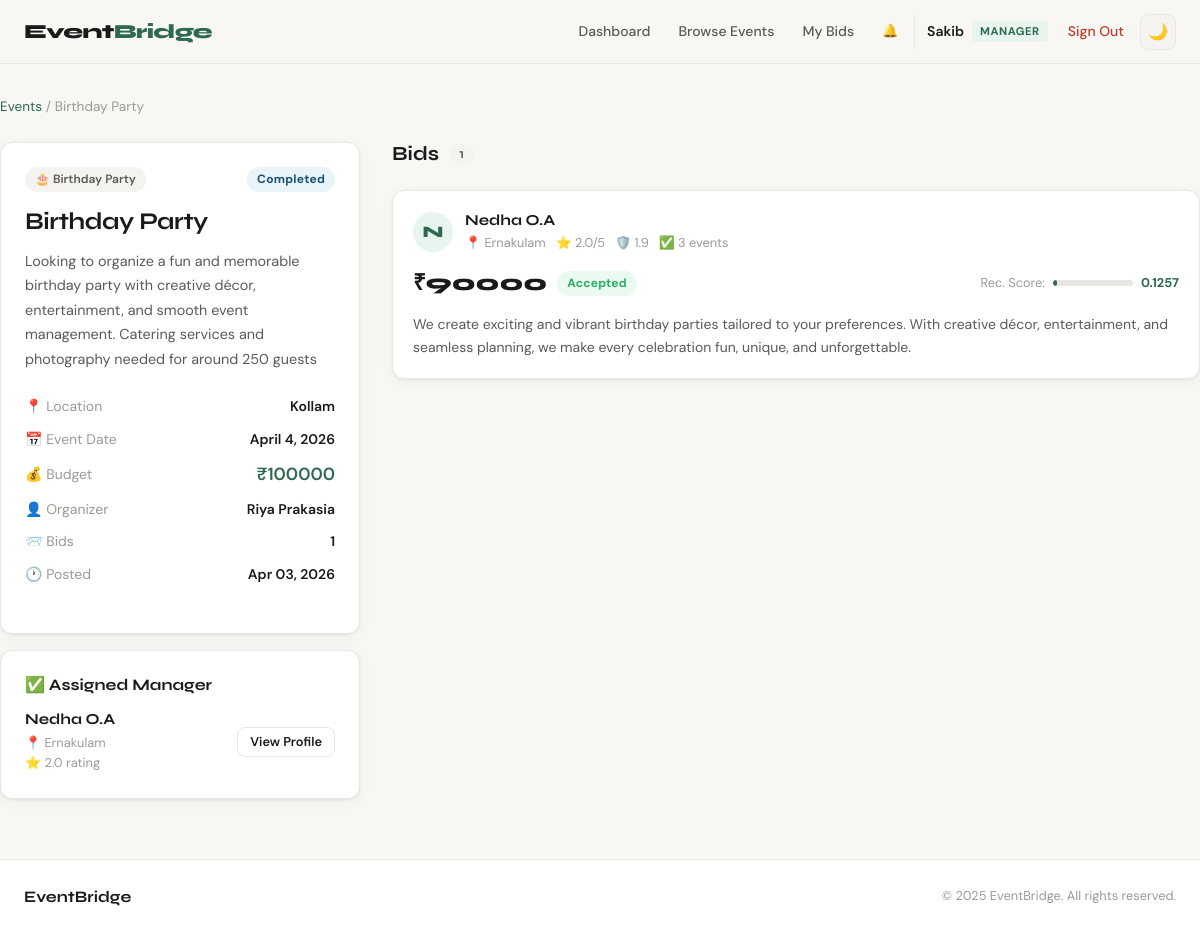
Page /events/5/ (signed in) on the committed database.
### apps/users/models.py (models this page shows, shortened)
class CustomUser(AbstractUser):
    ROLE_CHOICES = [
        ('admin', 'Admin'),
        ('customer', 'Customer'),
        ('manager', 'Manager'),
    ]
    role = models.CharField(max_length=20, choices=ROLE_CHOICES, default='customer')
    phone = models.CharField(max_length=20, blank=True)
    city = models.CharField(max_length=100, blank=True)
    def is_customer(self):
        return self.role == 'customer'

class ManagerProfile(models.Model):
    user = models.OneToOneField(
        CustomUser, on_delete=models.CASCADE, related_name='manager_profile'
    )
    bio = models.TextField(blank=True)
    services_offered = models.TextField(help_text="Comma-separated list of services")
    price_min = models.DecimalField(max_digits=10, decimal_places=2, default=0)
    price_max = models.DecimalField(max_digits=10, decimal_places=2, default=0)
    location = models.CharField(max_length=200)
    experience_years = models.PositiveIntegerField(default=0)
    completed_events = models.PositiveIntegerField(default=0)
    cancelled_events = models.PositiveIntegerField(default=0)
    average_rating = models.DecimalField(max_digits=3, decimal_places=2, default=0.00)
    trust_score = models.DecimalField(max_digits=5, decimal_places=2, default=0.00)
    is_available = models.BooleanField(default=True)
    created_at = models.DateTimeField(auto_now_add=True)
    updated_at = models.DateTimeField(auto_now=True)

### apps/events/models.py (models this page shows, shortened)
class Event(models.Model):
    STATUS_CHOICES = [
        ('open', 'Open for Bids'),
        ('in_review', 'Reviewing Bids'),
        ('assigned', 'Manager Assigned'),
        ('in_progress', 'In Progress'),
        ('completed', 'Completed'),
        ('cancelled', 'Cancelled'),
    ]
    organizer = models.ForeignKey(
        settings.AUTH_USER_MODEL,
        on_delete=models.CASCADE,
        related_name='organized_events'
    )
    title = models.CharField(max_length=200)
    description = models.TextField()
    category = models.ForeignKey(Category, on_delete=models.SET_NULL, null=True, related_name='events')
    budget = models.DecimalField(max_digits=10, decimal_places=2)
    location = models.CharField(max_length=200)
    event_date = models.DateField()
    status = models.CharField(max_length=20, choices=STATUS_CHOICES, default='open')
    assigned_manager = models.ForeignKey(
        settings.AUTH_USER_MODEL,
        on_delete=models.SET_NULL,
        null=True, blank=True,
        related_name='assigned_events'
    )
    created_at = models.DateTimeField(auto_now_add=True)
    updated_at = models.DateTimeField(auto_now=True)
    class Meta:
        ordering = ['-created_at']
    def get_bid_count(self):
        return self.bids.count()
    def get_best_bid(self):
        bids = self.bids.filter(status='pending').select_related('manager__manager_profile')
        best_bid = None
        best_score = -1
        for bid in bids:
            score = bid.calculate_recommendation_score()
            if score > best_score:
                best_score = score
                best_bid = bid
        return best_bid

class Category(models.Model):
    name = models.CharField(max_length=100, unique=True)
    description = models.TextField(blank=True)
    icon = models.CharField(max_length=50, default='🎉')
    created_at = models.DateTimeField(auto_now_add=True)
    class Meta:
        verbose_name_plural = "Categories"

### apps/bidding/models.py (models this page shows, shortened)
class Bid(models.Model):
    STATUS_CHOICES = [
        ('pending', 'Pending'),
        ('accepted', 'Accepted'),
        ('rejected', 'Rejected'),
        ('withdrawn', 'Withdrawn'),
    ]
    event = models.ForeignKey(
        'events.Event',
        on_delete=models.CASCADE,
        related_name='bids'
    )
    manager = models.ForeignKey(
        settings.AUTH_USER_MODEL,
        on_delete=models.CASCADE,
        related_name='placed_bids'
    )
    price = models.DecimalField(max_digits=10, decimal_places=2)
    proposal = models.TextField()
    status = models.CharField(max_length=20, choices=STATUS_CHOICES, default='pending')
    recommendation_score = models.DecimalField(max_digits=6, decimal_places=4, default=0)
    created_at = models.DateTimeField(auto_now_add=True)
    updated_at = models.DateTimeField(auto_now=True)
    class Meta:
        unique_together = ('event', 'manager')
        ordering = ['-recommendation_score', 'price']
    def calculate_recommendation_score(self):
        try:
            profile = self.manager.manager_profile
            price = float(self.price) if float(self.price) > 0 else 1.0
            rating = float(profile.average_rating)
            trust = float(profile.trust_score)
            score = (1.0 / price) * 0.4 + (rating / 5.0) * 0.3 + (trust / 100.0) * 0.3
            self.recommendation_score = round(score, 4)
            self.save(update_fields=['recommendation_score'])
            return float(self.recommendation_score)
        except Exception:
            return 0.0

### apps/events/views.py (the view)
# urls.py: path('<int:pk>/', views.event_detail, name='event_detail'),
@login_required
def event_detail(request, pk):
    event = get_object_or_404(Event, pk=pk)
    if request.user.is_customer() and event.organizer != request.user:
        messages.error(request, 'You can only view your own events.')
        return redirect('customer_dashboard')
    bids = event.bids.select_related('manager', 'manager__manager_profile').order_by('-recommendation_score')
    best_bid = event.get_best_bid()
    for bid in bids:
        bid.calculate_recommendation_score()
    bids = event.bids.select_related('manager', 'manager__manager_profile').order_by('-recommendation_score')
    sort_by = request.GET.get('sort', '')
    location_filter = request.GET.get('location', '')
    if sort_by == 'price_low':
        bids = bids.order_by('price')
    elif sort_by == 'price_high':
        bids = bids.order_by('-price')
    elif sort_by == 'rating':
        bids = bids.order_by('-manager__manager_profile__average_rating')
    elif sort_by == 'trust':
        bids = bids.order_by('-manager__manager_profile__trust_score')
    if location_filter:
        bids = bids.filter(manager__manager_profile__location__icontains=location_filter)
    has_reviewed = False
    if request.user.is_customer() and event.status == 'completed':
        from apps.users.models import Review
        has_reviewed = Review.objects.filter(reviewer=request.user, event=event).exists()
    return render(request, 'events/event_detail.html', {
        'event': event,
        'bids': bids,
        'best_bid': best_bid,
        'sort_by': sort_by,
        'location_filter': location_filter,
        'has_reviewed': has_reviewed,
    })

### templates/events/event_detail.html (shortened to what this page needs)
{% extends 'base.html' %}
{% block content %}
<div class="container event-detail-page">
    <div class="breadcrumb">
        {% if request.user.role == 'customer' %}
        <a href="{% url 'my_events' %}">My Events</a> / {{ event.title }}
        {% else %}
        <a href="{% url 'available_events' %}">Events</a> / {{ event.title }}
        {% endif %}
    </div>
    <div class="event-detail-grid">
        <div class="event-info-panel">
            <div class="card event-info-card">
                <div class="card-header">
                    <span class="category-badge">{{ event.category.icon }} {{ event.category.name }}</span>
                    <span class="status-badge status-{{ event.status }}">{{ event.get_status_display }}</span>
                </div>
                <h1 class="event-title">{{ event.title }}</h1>
                <p class="event-description">{{ event.description }}</p>
                <div class="event-meta-list">
                    <div class="meta-item">
                        <span class="meta-label">📍 Location</span>
                        <span class="meta-value">{{ event.location }}</span>
                    </div>
                    <div class="meta-item">
                        <span class="meta-label">📅 Event Date</span>
                        <span class="meta-value">{{ event.event_date }}</span>
                    </div>
                    <div class="meta-item">
                        <span class="meta-label">💰 Budget</span>
                        <span class="meta-value budget-highlight">₹{{ event.budget|floatformat:0 }}</span>
                    </div>
                    <div class="meta-item">
                        <span class="meta-label">👤 Organizer</span>
                        <span class="meta-value">{{ event.organizer.get_full_name|default:event.organizer.username }}</span>
                    </div>
                    <div class="meta-item">
                        <span class="meta-label">📨 Bids</span>
                        <span class="meta-value">{{ event.get_bid_count }}</span>
                    </div>
                    <div class="meta-item">
                        <span class="meta-label">🕐 Posted</span>
                        <span class="meta-value">{{ event.created_at|date:"M d, Y" }}</span>
                    </div>
                </div>
            </div>
            {% if event.assigned_manager %}
            <div class="card assigned-manager-card">
                <h3>✅ Assigned Manager</h3>
                <div class="manager-mini-profile">
                    <div class="manager-info">
                        <h4>{{ event.assigned_manager.get_full_name|default:event.assigned_manager.username }}</h4>
                        {% if event.assigned_manager.manager_profile %}
                        <p>📍 {{ event.assigned_manager.manager_profile.location }}</p>
                        <p>⭐ {{ event.assigned_manager.manager_profile.average_rating|floatformat:1 }} rating</p>
                        {% endif %}
                    </div>
                    <a href="{% url 'manager_profile' event.assigned_manager.pk %}" class="btn btn-sm btn-outline">View Profile</a>
                </div>
            </div>
            {% endif %}
        </div>
        <div class="bids-panel">
            <div class="bids-header">
                <h2>Bids <span class="bid-count-badge">{{ bids.count }}</span></h2>
            </div>
            {% if bids %}
            <div class="bids-list">
                {% for bid in bids %}
                <div class="card bid-card {% if best_bid and bid.pk == best_bid.pk and not sort_by %}bid-recommended{% endif %}">
                    <div class="bid-card-inner">
                        <div class="bid-manager-info">
                            <div class="manager-avatar">{{ bid.manager.username|first|upper }}</div>
                            <div>
                                <h4>
                                    <a href="{% url 'manager_profile' bid.manager.pk %}">
                                        {{ bid.manager.get_full_name|default:bid.manager.username }}
                                    </a>
                                </h4>
                                {% if bid.manager.manager_profile %}
                                <div class="manager-stats-row">
                                    <span>📍 {{ bid.manager.manager_profile.location }}</span>
                                    <span>⭐ {{ bid.manager.manager_profile.average_rating|floatformat:1 }}/5</span>
                                    <span>🛡️ {{ bid.manager.manager_profile.trust_score|floatformat:1 }}</span>
                                    <span>✅ {{ bid.manager.manager_profile.completed_events }} events</span>
                                </div>
                                {% endif %}
                            </div>
                        </div>
                        <div class="bid-details">
                            <div class="bid-price-section">
                                <div class="bid-price">₹{{ bid.price|floatformat:0 }}</div>
                                <span class="status-badge status-{{ bid.status }}">{{ bid.get_status_display }}</span>
                            </div>
                            <div class="bid-score-bar">
                                <span class="score-label">Rec. Score:</span>
                                <div class="score-bar-track">
                                    <div class="score-bar-fill" style="width: {{ bid.recommendation_score|floatformat:4|floatformat:0 }}%"></div>
                                </div>
                                <span class="score-num">{{ bid.recommendation_score|floatformat:4 }}</span>
                            </div>
                        </div>
                        <div class="bid-proposal">
                            <p>{{ bid.proposal|truncatechars:200 }}</p>
                        </div>
                    </div>
                </div>
                {% endfor %}
            </div>
            {% endif %}
        </div>
    </div>
</div>
{% endblock %}

### templates/base.html (shortened to what this page needs)
<!DOCTYPE html>
<html lang="en" data-theme="light">
<head>
    <link rel="stylesheet" href="/static/css/main.css">
</head>
<body>
<nav class="navbar">
    <div class="nav-inner">
        <a href="/" class="nav-logo">Event<span>Bridge</span></a>
        <div class="nav-links">
            {% if user.is_authenticated %}
                {% if user.role == 'customer' %}
                    <a href="{% url 'customer_dashboard' %}" class="nav-link">Dashboard</a>
                    <a href="{% url 'my_events' %}" class="nav-link">My Events</a>
                    <a href="{% url 'create_event' %}" class="nav-link nav-cta">+ New Event</a>
                {% elif user.role == 'manager' %}
                    <a href="{% url 'manager_dashboard' %}" class="nav-link">Dashboard</a>
                    <a href="{% url 'available_events' %}" class="nav-link">Browse Events</a>
                    <a href="{% url 'my_bids' %}" class="nav-link">My Bids</a>
                {% else %}
                    <a href="{% url 'admin_dashboard' %}" class="nav-link">Admin Panel</a>
                    <a href="{% url 'manage_users' %}" class="nav-link">Users</a>
                    <a href="{% url 'all_events_admin' %}" class="nav-link">Events</a>
                    <a href="{% url 'manage_categories' %}" class="nav-link">Categories</a>
                {% endif %}
                <a href="{% url 'notifications' %}" class="nav-link notif-link">
                    🔔 <span id="notif-badge" class="notif-badge hidden">0</span>
                </a>
                <div class="nav-user">
                    <span class="user-name">{{ user.first_name|default:user.username }}</span>
                    <span class="user-role-badge role-{{ user.role }}">{{ user.role }}</span>
                    <a href="{% url 'logout' %}" class="nav-link logout-btn">Sign Out</a>
                </div>
            {% else %}
                <a href="{% url 'login' %}" class="nav-link">Sign In</a>
                <a href="{% url 'register_customer' %}" class="nav-link nav-cta">Get Started</a>
            {% endif %}
            <button class="theme-toggle" id="themeToggle" title="Toggle dark mode">🌙</button>
        </div>
    </div>
</nav>
<div class="content-wrap">
    {% block content %}{% endblock %}
</div>
<footer class="footer">
    <div class="footer-inner">
        <span class="footer-brand">Event<strong>Bridge</strong></span>
        <span class="footer-copy">© 2025 EventBridge. All rights reserved.</span>
    </div>
</footer>
</body>
</html>

### rows in the picture
CustomUser: first_name "Sakib", role "MANAGER"
Event: title "Birthday Party", category.icon "🎂", category.name "Birthday Party", status "Completed", description "Looking to organize a fun and memorable birthday party with creative décor, entertainment, and smooth event management. Catering services and photography needed for around 250 guests", location "Kollam", event_date "April 4, 2026", budget "100000", organizer.get_full_name "Riya Prakasia", get_bid_count "1", created_at "Apr 03, 2026", assigned_manager.get_full_name "Nedha O.A", assigned_manager.manager_profile.location "Ernakulam", assigned_manager.manager_profile.average_rating "2.0"
Bid: manager.username|first "N", manager.get_full_name "Nedha O.A", manager.manager_profile.location "Ernakulam", manager.manager_profile.average_rating "2.0", manager.manager_profile.trust_score "1.9", manager.manager_profile.completed_events "3", price "90000", status "Accepted", recommendation_score "0.1257", proposal "We create exciting and vibrant birthday parties tailored to your preferences. With creative décor, entertainment, and seamless planning, we make every celebration fun, unique, and unforgettable."

### other values in the picture
{{ bids.count }} "1"
